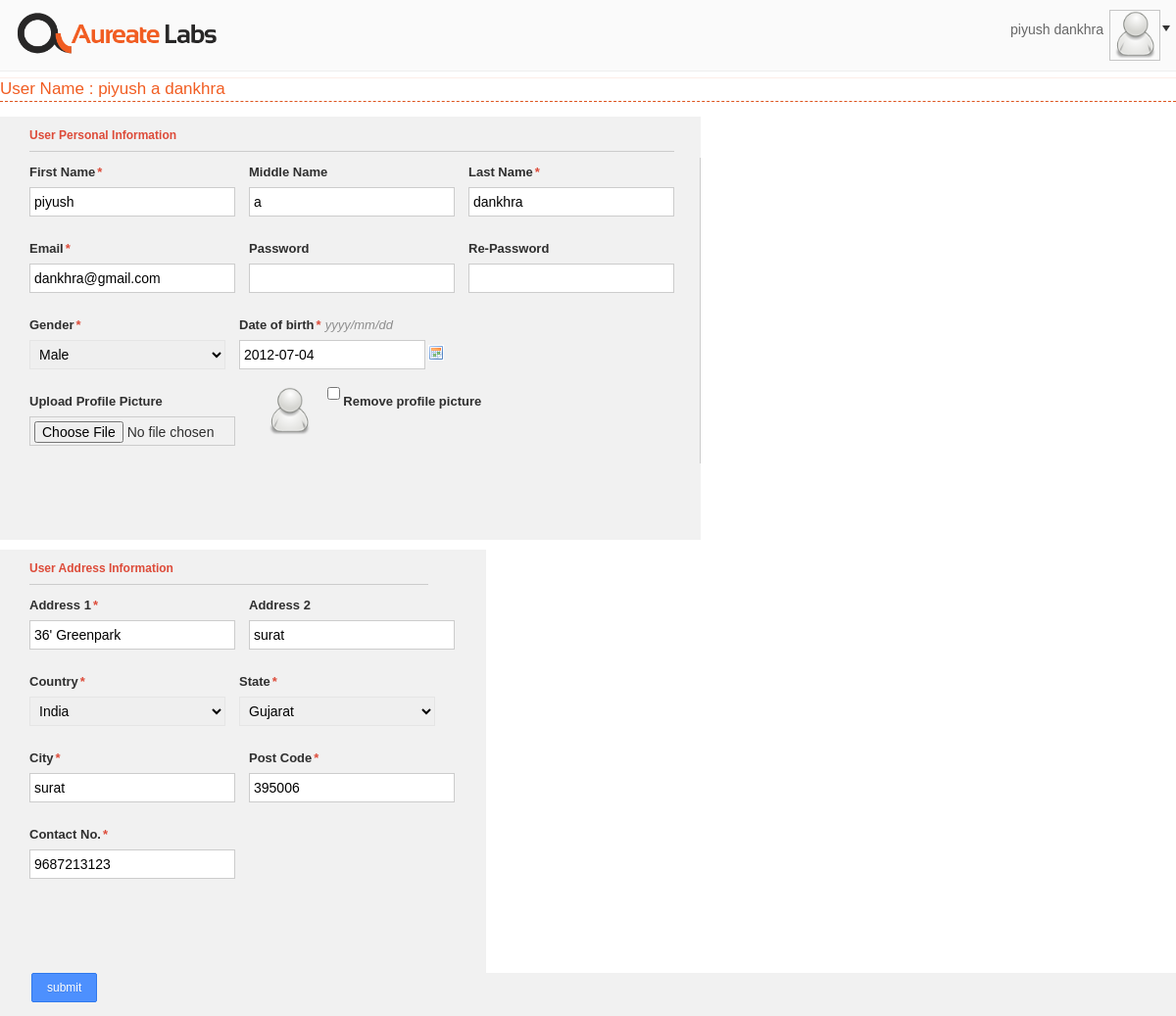
The app's page /manage-user.php (signed in) with its own data.
### tables this page shows
CREATE TABLE IF NOT EXISTS `user` (
  `user_id` int(11) NOT NULL AUTO_INCREMENT,
  `employee_id` varchar(50) NOT NULL,
  `user_fname` varchar(255) NOT NULL,
  `user_mname` varchar(255) NOT NULL,
  `user_lname` varchar(255) NOT NULL,
  `photo_path` varchar(255) NOT NULL,
  `user_email` varchar(255) NOT NULL,
  `user_gender` tinyint(4) NOT NULL COMMENT '0=>male, 1=>female',
  `dob` date NOT NULL,
  `user_role` int(2) NOT NULL DEFAULT '2' COMMENT '1=>admin, 2=>employee',
  `user_pass` varchar(255) NOT NULL,
  `user_phone` varchar(20) NOT NULL,
  `user_country` varchar(100) NOT NULL,
  `user_state` varchar(100) NOT NULL,
  `user_city` varchar(100) NOT NULL,
  `user_address1` varchar(255) NOT NULL,
  `user_address2` varchar(255) NOT NULL,
  `user_postcode` varchar(10) NOT NULL,
  `user_status` tinyint(4) NOT NULL DEFAULT '0' COMMENT '0=>disable, 1=>enabled',
  `created_time` timestamp NOT NULL DEFAULT CURRENT_TIMESTAMP ON UPDATE CURRENT_TIMESTAMP,
  `updated_time` timestamp NOT NULL DEFAULT '0000-00-00 00:00:00',
  `lastlogin_at` datetime DEFAULT NULL,
  PRIMARY KEY (`user_id`),
  UNIQUE KEY `em_id` (`employee_id`),
  UNIQUE KEY `em_id_2` (`employee_id`),
  UNIQUE KEY `user_email` (`user_email`)
);

### Class/Core.php (called while the page is built, shortened)
<?php
class Class_Core {
    function __construct() {
        try {
            $this->con = mysql_connect(HOST, DB_USERNAME, DB_PASSWORD);
        } catch (Exception $e) {
            echo $e->getMessage() . ' in file ' . $e->getFile() . ' in line ' . $e->getLine();
        }
    }
    function getSkinUrl($path = '') {
        return SKIN . $path;
    }
    function getUrl($path = '') {
        return ROOT_URL . $path;
    }
}
?>

### include/application_top.php (called while the page is built, shortened)
<?php
include_once ('Class/User.php');
$_user = new Class_User();
$_core = clone $_user;
?>

### Class/User.php (called while the page is built, shortened)
<?php
include_once ('Core.php');
class Class_User extends Class_Core{
    public function getUserId() {
        $user_id = 0;
        $email = $_SESSION['user'];
        $password = $_SESSION['pass'];
        if ($email && $password) {
            $sql_log_user = "SELECT user_id FROM user WHERE user_email='$email' AND user_pass='$password' LIMIT 0,1";
            $result = mysql_query($sql_log_user);
            $log_fetch_row = mysql_fetch_row($result);
            if ($log_fetch_row[0] > 0) {
                $user_id = $log_fetch_row[0];
            }
        }
        return $user_id;
    }
    public function getUserDetails($id){
        $query = "SELECT * FROM user WHERE user_id=$id LIMIT 0,1" ;
        $result = mysql_query($query);
		while($row = mysql_fetch_array($result)){
			return $row;
			break;
		}
        return false;
    }
    public function getUserName(){
        $user_id = $this->getUserId();
        $query = "SELECT user_fname, user_lname FROM user WHERE user_id=$user_id LIMIT 0,1" ;
        $result = mysql_query($query);
        $result = mysql_fetch_array($result);
        $user_name = $result['user_fname'].' '.$result['user_lname'];
        return $user_name;
    }
    public function getUserEmail(){
        $user_id = $this->getUserId();
        $query = "SELECT user_email FROM user WHERE user_id=$user_id LIMIT 0,1" ;
        $result = mysql_query($query);
        $result = mysql_fetch_array($result);
        $user_email = $result['user_email'];
        return $user_email;
    }
    public function getUserProfileThumbnailImage(){
       $user_id = $this->getUserId();
        $query = "SELECT photo_path FROM user WHERE user_id=$user_id LIMIT 0,1" ;
        $result = mysql_query($query);
        $result = mysql_fetch_array($result);
        if($result['photo_path']!='')
            $photo_path = 'upload/thumbnail/'.$user_id.'/'.$result['photo_path'];
        else
            $photo_path = 'upload/default.png';
        return $photo_path;
    }
}

### manage-user.php (the view, shortened to what this page needs)
<?php
include_once('include/application_top.php');
$id = $_user->getUserId();
if($id>0){
    $user_data = $_user->getUserDetails($id);
    extract($user_data);
}
?>
<!DOCTYPE html>
<html>
    <head>
        <link rel="stylesheet" href="<?php echo $_core->getSkinUrl('datePicker.css')?>" type="text/css" media="all" />
    </head>
<body>
<?php include_once ('include/header.php'); ?>
<div class="admin-wrapper manage-user user-edit">
    <div class="user-form">
        <h1><?php if($id>0): ?>User Name : <?php echo $user_fname.' '.$user_mname.' '.$user_lname; else:?>Add new user<?php endif;?></h1>
        <div class="form">
            <form id="new_user" name="new_user" method="post" action="<?php echo $_core->getUrl('save-user.php')?>" onsubmit="return validate();" enctype="multipart/form-data" >
                <div class="field-group g1">
                    <div class="form-caption clear">User Personal Information</div>
                    <div class="fields-collection">
                        <div class="field-row even">
                            <div class="label"><label for="user_fname">First Name<span class="require-field">*</span></label></div>
                            <input type="text" name="user_fname" id="user_fname" class="field required" title="Please enter first name" value="<?php echo $user_fname?>" />
                        </div>
                        <div class="field-row odd">
                            <div class="label"><label for="user_mname">Middle Name</label></div>
                            <input type="text" name="user_mname" id="user_mname" class="field required" title="Please enter middle name" value="<?php echo $user_mname?>" />
                        </div>
                        <div class="field-row odd">
                            <div class="label"><label for="user_lname">Last Name<span class="require-field">*</span></label></div>
                            <input type="text" name="user_lname" id="user_lname" class="field required" title="Please enter last name" value="<?php echo $user_lname?>" />
                        </div>
                        <div class="field-row even">
                            <div class="label"><label for="user_email">Email<span class="require-field">*</span></label></div>
                            <input type="text" name="user_email" id="user_email" class="field required" title="Please enter email address" value="<?php echo $user_email?>" />
                        </div>
                        <div class="field-row odd">
                            <div class="label"><label for="user_pass">Password</label></div>
                            <input type="password" name="user_pass" id="user_pass" class="field" title="Please enter password" />
                        </div>
                        <div class="field-row odd">
                            <div class="label"><label for="user_repass">Re-Password</label></div>
                            <input type="password" name="user_repass" id="user_repass" class="field" title="Please enter password again" />
                        </div>
                        <div class="field-row even">
                            <div class="label"><label for="user_gender">Gender<span class="require-field">*</span></label></div>
                            <select name="user_gender" class="drop-down required" id="user_gender">
                                <option <?php if($user_gender!=null): ?> selected="selected" <?php endif; ?>>Male</option>
                            </select>
                        </div>
                        <div class="field-row odd">
                            <div class="label"><label for="dob">Date of birth<span class="require-field">*</span><span class="note">yyyy/mm/dd</span></label></div>
                            <input type="text" id="date1" name="dob" class="field required date-pick" title="yyyy/mm/dd" value="<?php echo $dob?>" />
                        </div>
                        <div class="field-row even">
                            <div class="label"><label for="upload_photo">Upload Profile Picture</label></div>
                            <input type="file" id="upload_photo" name="upload_photo" class="field" title="Please upload profile photo" />
                        </div>
                        <img class="profile-photo left" src="<?php echo $_user->getSkinUrl($_user->getUserProfileThumbnailImage())?>" alt="Profile photo" />
                        <div class="field-row odd">
                            <input type="checkbox" id="profile_photo" name="profile_photo" />
                            <label for="profile_photo">Remove profile picture</label>
                        </div>
                    </div>
                </div>
                <div class="field-group g2">
                    <div class="form-caption clear">User Address Information</div>
                    <div class="field-collection">
                        <div class="field-row even">
                            <div class="label"><label for="user_address1">Address 1<span class="require-field">*</span></label></div>
                            <input type="text" name="user_address1" id="user_address1" class="field required" title="enter  block/street name" value="<?php echo $user_address1?>" />
                        </div>
                        <div class="field-row odd">
                            <div class="label"><label for="user_address2">Address 2</label></div>
                            <input type="text" name="user_address2" id="user_address2" class="field required" title="Please enter nearest landmark" value="<?php echo $user_address2?>" />
                        </div>
                        <div class="field-row even">
                            <div class="label"><label for="user_country">Country<span class="require-field">*</span></label></div>
                            <select class="drop-down country required" onchange="print_state('state',this.selectedIndex);" id="country" name ="user_country"></select>
                        </div>
                        <div class="field-row odd">
                            <div class="label"><label for="user_state">State<span class="require-field">*</span></label></div>
                            <select class="drop-down required" name="user_state" id="state"></select>
                            <script language="javascript">print_country("country");</script>
                        </div>
                        <div class="field-row even">
                            <div class="label"><label for="user_city">City<span class="require-field">*</span></label></div>
                            <input type="text" name="user_city" id="user_city" class="field required" title="Please enter city" value="<?php echo $user_city?>" />
                        </div>
                        <div class="field-row odd">
                            <div class="label"><label for="user_postcode">Post Code<span class="require-field">*</span></label></div>
                            <input type="text" name="user_postcode" id="user_postcode" class="field required" title="Please enter post code" value="<?php echo $user_postcode?>" />
                        </div>
                        <div class="field-row even">
                            <div class="label"><label for="user_phone">Contact No.<span class="require-field">*</span></label></div>
                            <input type="text" name="user_phone" id="user_phone" class="field required" title="Please enter mobile number" value="<?php echo $user_phone?>" />
                        </div>
                    </div>
                </div>
                <div class="submit clear">
                    <input class="button" type="submit" name="submit" value="submit" />
                </div>
            </form>
        </div>
    </div>
</div>
</body>
</html>

### include/header.php (shortened to what this page needs)
<?php include_once('application_top.php');
$user_name = $_user->getUserName();
?>
<link rel="stylesheet" href="<?php echo $_core->getSkinUrl('style.css')?>" type="text/css" media="all" />
<div class="header">
    <div class="header-container">
        <div class="logo left">
            <a href="<?php echo $_core->getUrl('activity.php')?>"><img src="<?php echo $_core->getSkinUrl('images/logo.png') ?>" alt="Logo" /></a>
        </div>
        <div class="right profile-thumbnail">
            <a href="#" onclick="javascript:slideDown()">
                <span><?php echo $user_name;?></span>
                <img src="<?php echo $_user->getSkinUrl($_user->getUserProfileThumbnailImage())?>" alt="Profile Image" />
                <span class="triangle-down"></span>
            </a>
        </div>
                <p><?php echo $_user->getUserEmail() ?></p>
    </div>
</div>
<div class="alert">
</div>

### records on screen
user: user_name "piyush dankhra", user_fname "piyush", user_mname "a", user_lname "dankhra", user_email "dankhra@gmail.com", user_gender "Male", dob "2012-07-04", user_address1 "36' Greenpark", user_address2 "surat", user_city "surat", user_postcode "395006", user_phone "9687213123"
